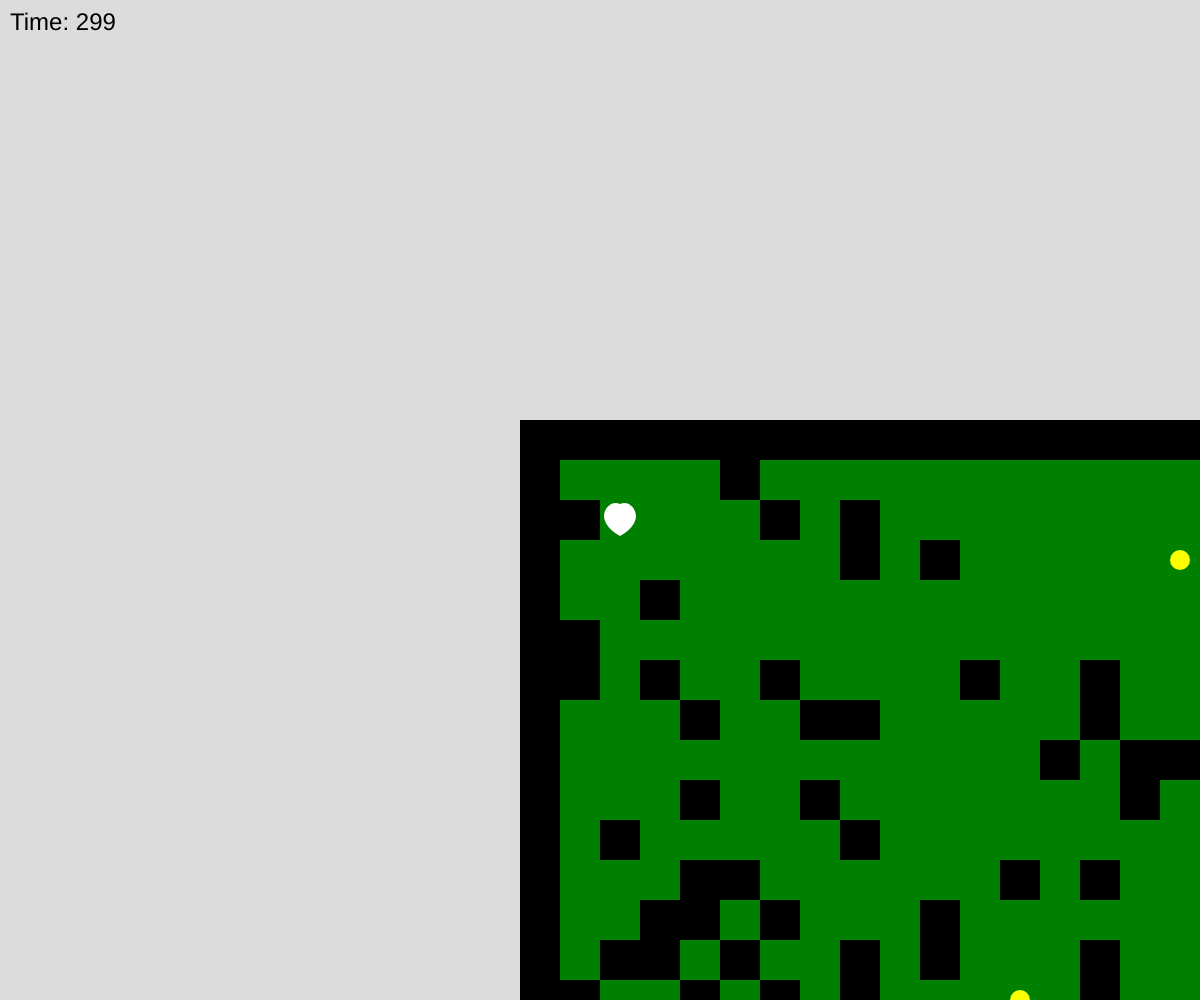
Frame 1 (no input)
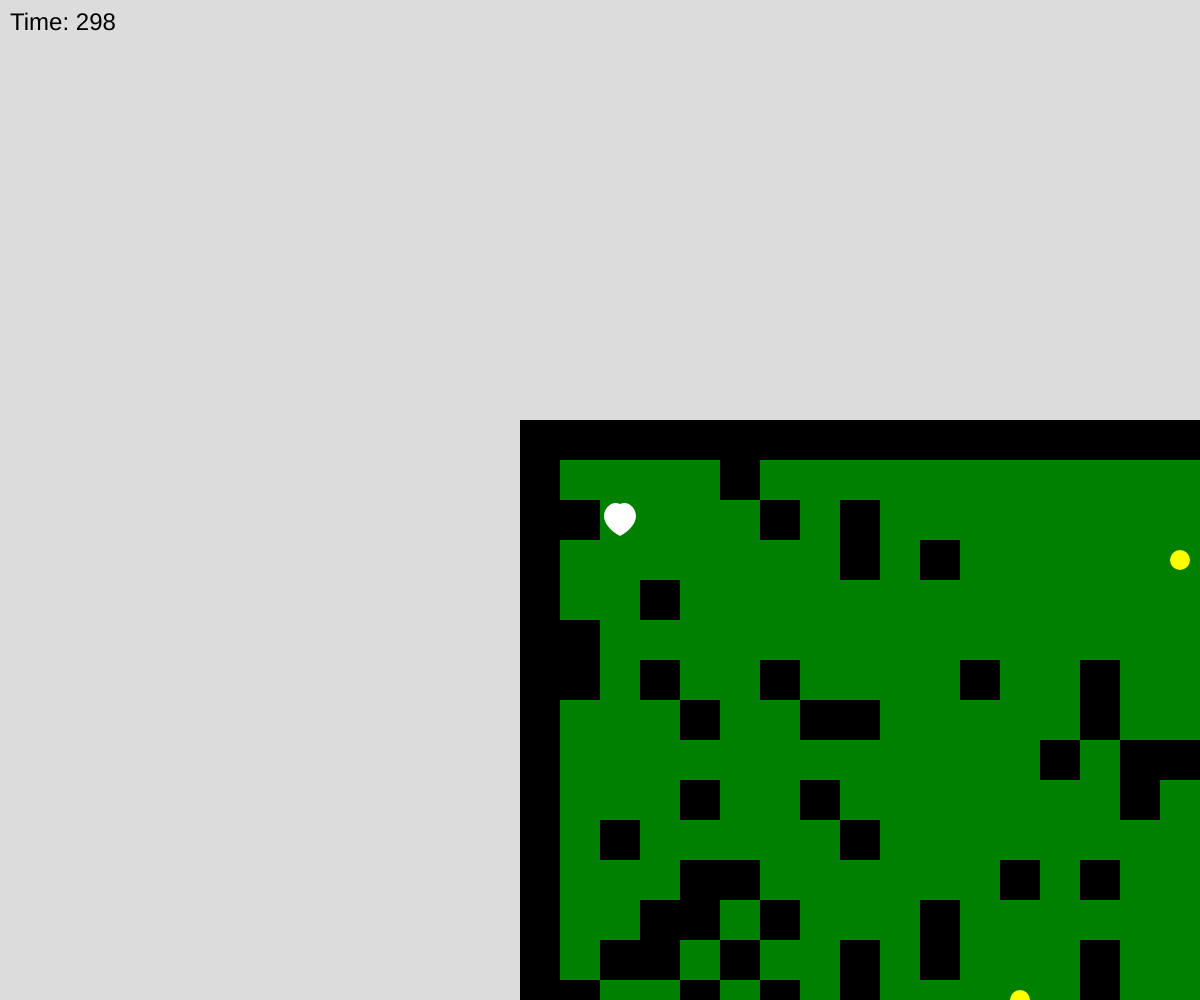
Frame 60 (no input)
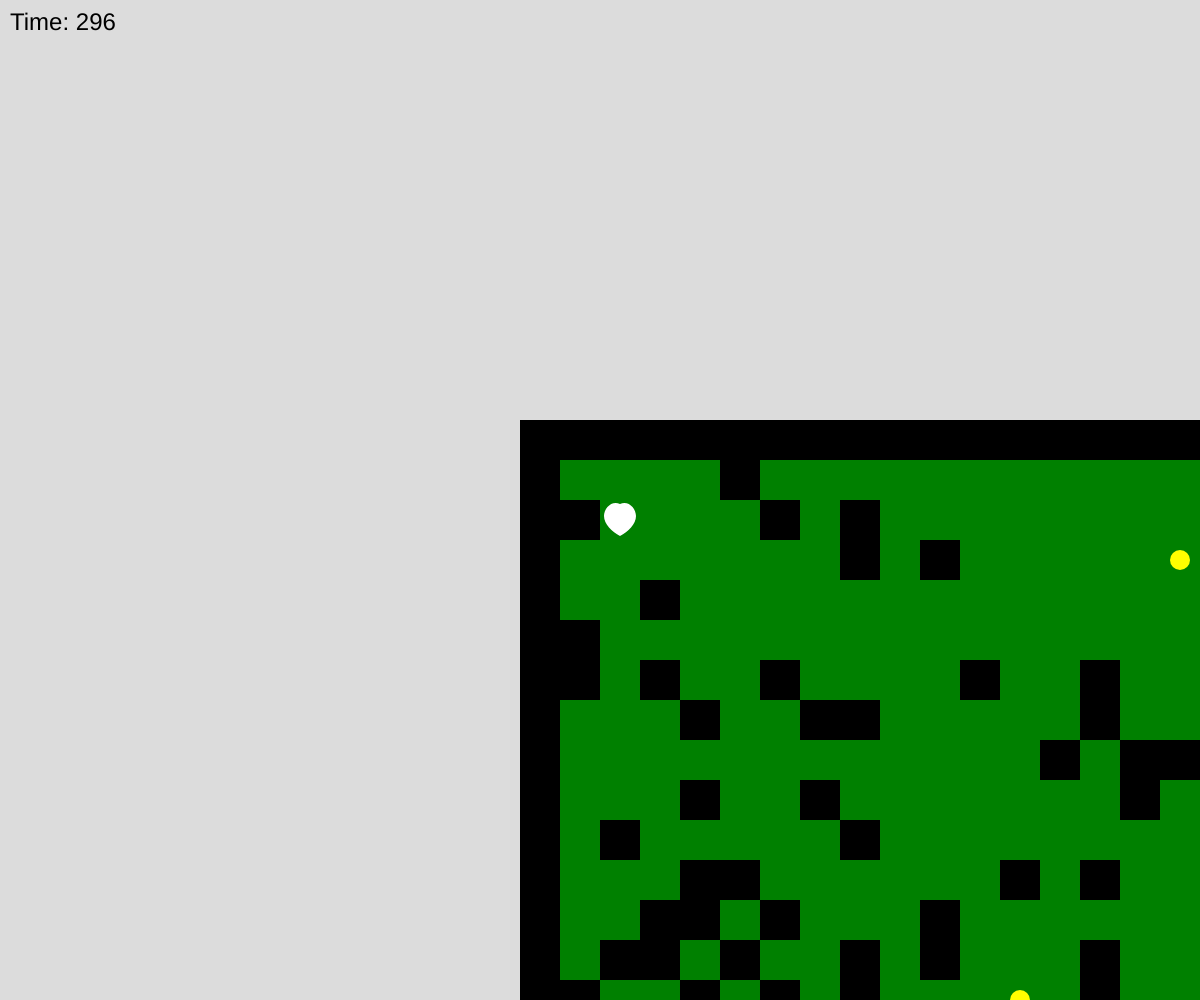
Frame 120 (the mouse pressed at the canvas centre since frame 60)

The p5.js sketch that drew these frames (run headless with seeded random() and noise() and a simulated clock; from frame 60 on, the mouse is pressed at the canvas centre):

// p5.js sketch
// ── sketch.js
// Global variables for the game setup
let tilemap = []; // Array representing the tile map (1 for walls, 0 for open spaces)
let tileSize = 40; // Size of each tile in pixels
let player = { x: 2, y: 2 }; // Player's starting position
let items = []; // Array to store positions of collectible items
let score = 0; // Player's score
let isGameOver = false; // Flag to indicate if the game is over
const mapRows = 50; // Number of rows in the tilemap
const mapCols = 50; // Number of columns in the tilemap
let gameTime = 300; // Total game time in seconds (5 minutes)
let startTime; // Variable to store the start time of the game

// Setup function runs once when the program starts
function setup() {
    createCanvas(windowWidth, windowHeight); // Create a canvas that fills the window
    frameRate(30); // Set the frame rate
    generateTilemap(); // Generate the initial tilemap
    generateItems(20); // Place 20 collectible items on the map
    startTime = millis(); // Record the start time
}

// Draw function runs in a loop and is used for rendering
function draw() {
    if (isGameOver) {
        displayGameOver(); // Display the game over or victory message
    } else {
        updateGameTime(); // Update the remaining game time
        background(220); // Set the background color
        // Center the view on the player
        translate(width / 2 - player.x * tileSize, height / 2 - player.y * tileSize);
        drawTilemap(); // Draw the tilemap
        drawPlayer(); // Draw the player
        collectItems(); // Handle item collection
        displayScoreAndTime(); // Display the remaining time
    }
}

// Update the game time and check if the game is over
function updateGameTime() {
    let elapsed = (millis() - startTime) / 1000; // Calculate elapsed time in seconds
    gameTime = max(300 - elapsed, 0); // Update remaining game time
    
    if (gameTime <= 0) { // If time runs out, end the game
        isGameOver = true;
    }
}

// Function to display the game over or victory message
function displayGameOver() {
    background(0); // Set background color to black for contrast
    fill('red'); // Set text color to red
    textSize(50); // Set text size
    textAlign(CENTER, CENTER); // Center the text
    // Display appropriate message based on whether the player won or lost
    let message = gameTime <= 0 ? "Time's Up - Game Over" : "You Found the Gate - Victory!";
    text(message, width / 2, height / 2);
}

// Function to display the score and remaining time
function displayScoreAndTime() {
    resetMatrix(); // Reset transformations to display UI elements correctly
    fill(0); // Set text color to black
    textSize(24); // Set text size for UI
    text(`Time: ${Math.floor(gameTime)}`, 10, 30); // Display the remaining time
}

// keyPressed function to update player position based on keyboard input
function keyPressed() {
    if (isGameOver) return; // Ignore input if the game is over
    
    // Update player position based on arrow keys, preventing movement out of bounds
    if (keyCode === LEFT_ARROW && player.x > 0) player.x--;
    if (keyCode === RIGHT_ARROW && player.x < mapCols - 1) player.x++;
    if (keyCode === UP_ARROW && player.y > 0) player.y--;
    if (keyCode === DOWN_ARROW && player.y < mapRows - 1) player.y++;
    
    // Check if the player has found a gate
    if (isGate(player.y, player.x)) {
        isGameOver = true; // End the game successfully
    }
}

// Function to check if a specified position is a gate
function isGate(y, x) {
    return (x === 0 || x === mapCols - 1 || y === 0 || y === mapRows - 1) && tilemap[y][x] === 0;
}

// generateTilemap, generateItems, drawTilemap, drawPlayer, collectItems, createGates functions remain the same as previously described
// Generates items at random positions on the map
function generateItems(numItems) {
  for (let i = 0; i < numItems; i++) {
      let placed = false;
      while (!placed) {
          let x = Math.floor(random(1, mapCols - 1));
          let y = Math.floor(random(1, mapRows - 1));
          if (tilemap[y][x] === 0 && !(x === player.x && y === player.y)) {
              items.push({x: x, y: y});
              placed = true;
          }
      }
  }
}

// Draws the tilemap on the canvas
function drawTilemap() {
  for (let y = 0; y < tilemap.length; y++) {
      for (let x = 0; x < tilemap[y].length; x++) {
          fill(tilemap[y][x] === 1 ? 'black' : 'green');
          noStroke();
          rect(x * tileSize, y * tileSize, tileSize, tileSize);
      }
  }
  // Draw items as yellow dots
  fill('yellow');
  items.forEach(item => {
      ellipse(item.x * tileSize + tileSize / 2, item.y * tileSize + tileSize / 2, tileSize / 2, tileSize / 2);
  });
}

function drawPlayer() {
  fill('white'); // Set the color of the heart to white
  noStroke();
  // Calculate the center position of the player
  let centerX = player.x * tileSize + tileSize / 2;
  let centerY = player.y * tileSize + tileSize / 2;

  push(); // Save the current drawing style settings and transformations
  translate(centerX, centerY - tileSize * 0.2); // Adjust drawing position for the heart

  // Start drawing the heart shape
  beginShape();
  vertex(0, -tileSize * 0.2);
  bezierVertex(-tileSize * 0.2, -tileSize * 0.3, -tileSize * 0.4, -tileSize * 0.1, -tileSize * 0.4, tileSize * 0.1);
  bezierVertex(-tileSize * 0.4, tileSize * 0.3, -tileSize * 0.2, tileSize * 0.5, 0, tileSize * 0.6);
  bezierVertex(tileSize * 0.2, tileSize * 0.5, tileSize * 0.4, tileSize * 0.3, tileSize * 0.4, tileSize * 0.1);
  bezierVertex(tileSize * 0.4, -tileSize * 0.1, tileSize * 0.2, -tileSize * 0.3, 0, -tileSize * 0.2);
  endShape(CLOSE);

  pop(); // Restore the previous drawing style settings and transformations
}

// Checks for and handles item collection, updating the score
function collectItems() {
  items = items.filter(item => {
      if (item.x === player.x && item.y === player.y) {
          // Increase score or perform other actions here
          return false; // Item is collected and removed from the array
      }
      return true; // Item remains in the array if not collected
  });
}

// Creates gates in the map by setting specific edge positions to 0
function createGates() {
  tilemap[0][Math.floor(random(1, mapCols - 1))] = 0; // Top gate
  tilemap[Math.floor(random(1, mapRows - 1))][mapCols - 1] = 0; // Right gate
  tilemap[mapRows - 1][Math.floor(random(1, mapCols - 1))] = 0; // Bottom gate
}

// Generates the tilemap with borders, random obstacles, and gates
function generateTilemap() {
  for (let y = 0; y < mapRows; y++) {
      let row = [];
      for (let x = 0; x < mapCols; x++) {
          // Generate walls around the map and random obstacles inside
          let tile = (x === 0 || y === 0 || x === mapCols - 1 || y === mapRows - 1 || random() > 0.8) ? 1 : 0;
          row.push(tile);
      }
      tilemap.push(row);
  }
  createGates(); // Call the function to create gates in the tilemap
}
